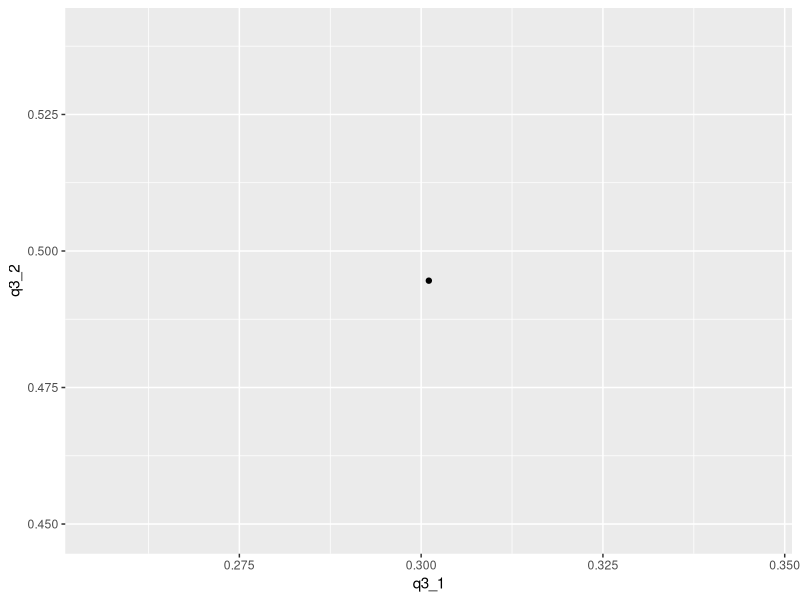

Recreate this plot in R.
## ---- chunk 1
x <- 1.1
a <- 2.2
b <- 3.3
## ---- chunk 2
q1a<-x^a^b
print(q1a)
## ---- chunk 3
q1b<-(x^a)^b
print(q1b)
## ---- chunk 4
q1c<-3*x^3+2*x^2+1
print(q1c)
## ---- chunk 5
q2b<-c(seq(from = 1, to = 8, by = 1), seq(from = 7, to = 1))
print(q2b)
## ---- chunk 6
q2b<-c(1,rep(2, 2), rep(3,3), rep(4, 4), rep(5,5))
print(q2b)

## ---- chunk 7
q2c<-c(5, rep(4,2), rep(3,3), rep(2,4), rep(1,5))
print(q2c)

## ---- chunk 8
# Generating two random values between 0 and 1
q3_1<-runif(1) #this will be our x-value
q3_2<-runif(1) #this will be out y-value

# Plotting two points
library(ggplot2)
qplot(x=q3_1,y=q3_2)

# Converting to polar points
theta<-(atan(q3_2/q3_1)^-1)
print(theta)

r<-(q3_1^2+q3_2^2)
print(r)

## ---- chunk 9
queue <- c("sheep", "fox", "owl", "ant")

## ---- chunk 10
q4a<-append(queue, "serpent", after = 5)
print(q4a)

## ---- chunk 11
typeof(q4a)

q4b <- q4a[! q4a %in% "sheep"]

print(q4b)

## ---- chunk 12
q4c<-append(q4b, "donkey", after = 0)

print(q4c)

## ---- chunk 13
q4d <- q4c[! q4c %in% "serpent"]
print(q4d)

## ---- chunk 14
q4e <-q4d[! q4d %in% "owl"]
print(q4e)

## ---- chunk 15
q4f<- append(q4e, "aphid", after = 2)
print(q4f)

## ---- chunk 16
which(q4f=="aphid")

## ---- chunk 17
vector <- (1:100)
q5<-which(vector %%2!=0 & vector %%3!=0 & vector %%7!=0)

print(q5)
